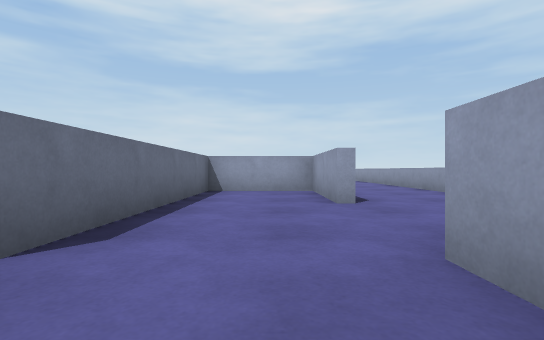
[1] (above)

20 first-person views from a walk through a world built for the Webots simulator. The camera is 0.09 m above the floor, looks level and sees 85° across. The floor is counted in squares, 0.2 m on a side. Each view is taken from the middle of a square. On the plan, view 1 faces up. The plan holds only what a view shows up to about 9 squares ahead; the rest is blank. The robots in the file are not drawn. Webots' stock objects and surfaces are drawn as simple stand-ins.

[2]
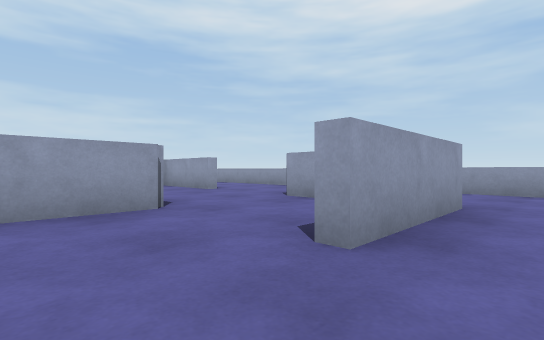

[3]
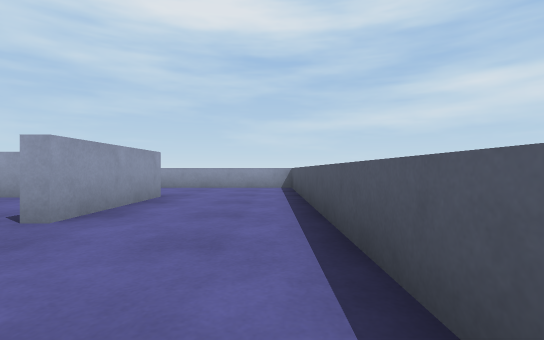

[4]
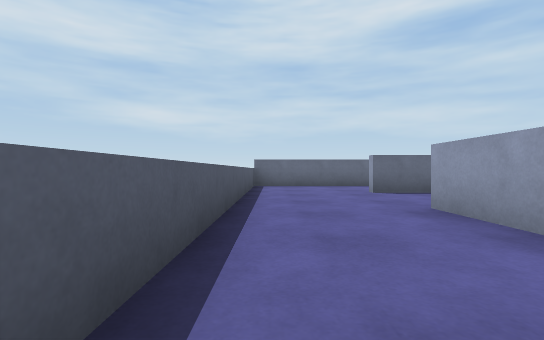

[5]
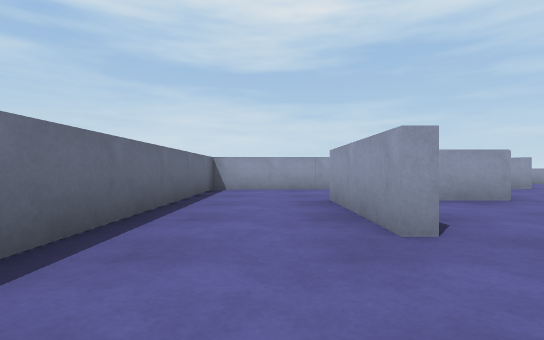

[6]
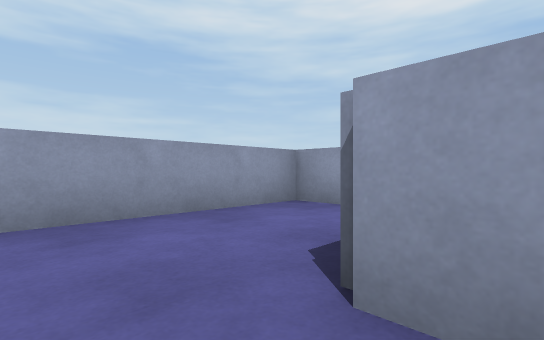

[7]
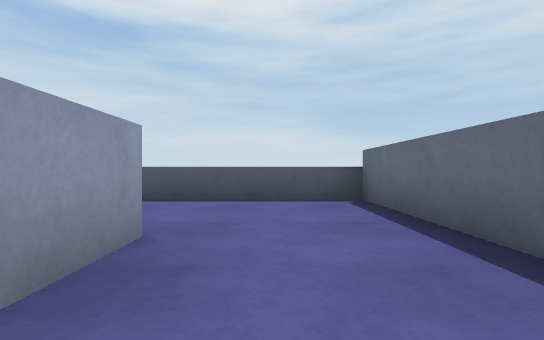

[8]
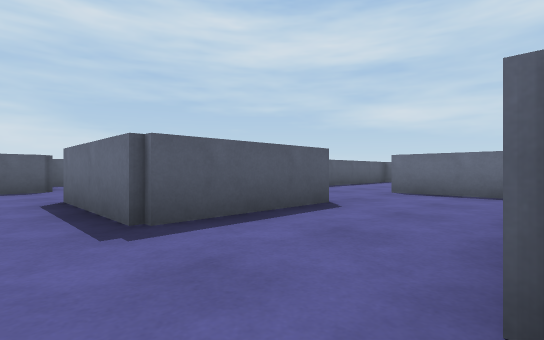

[9]
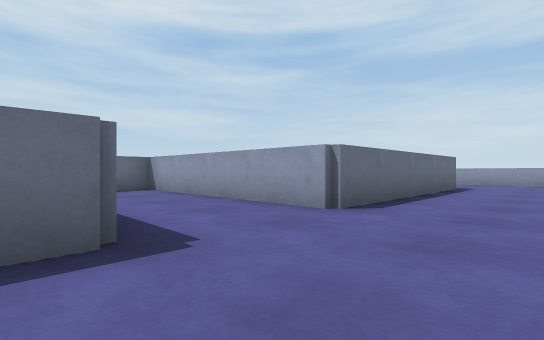

[10]
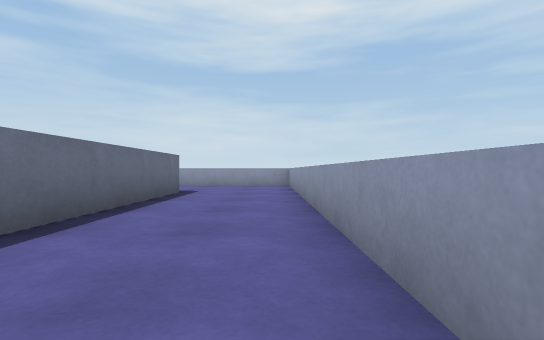

[11]
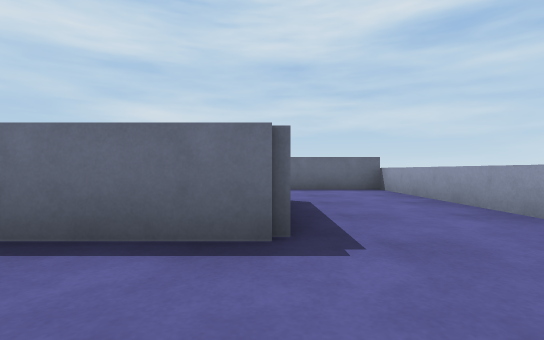

[12]
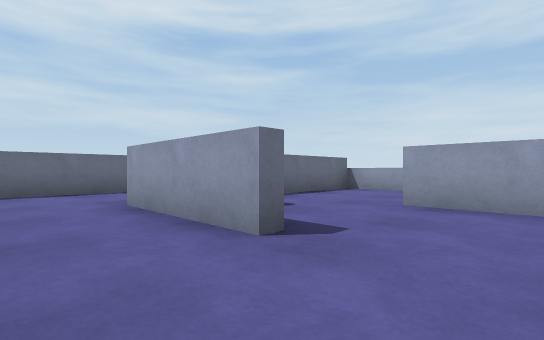

[13]
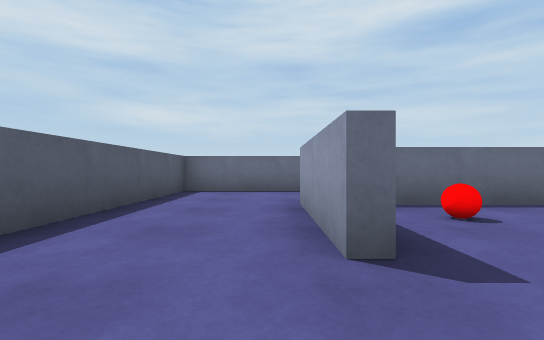

[14]
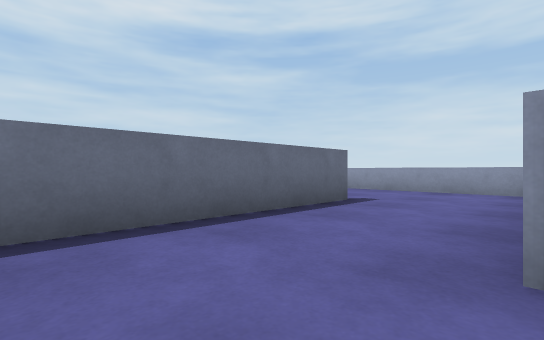

[15]
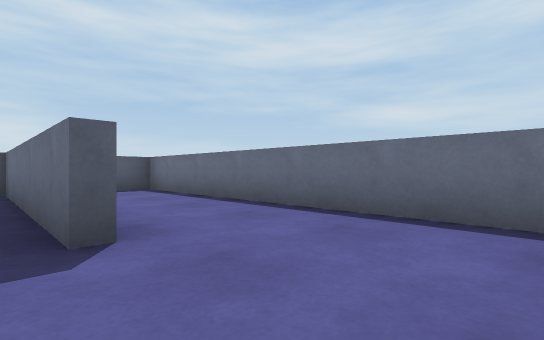

[16]
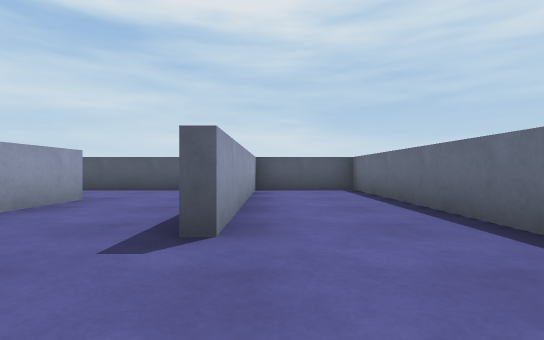

[17]
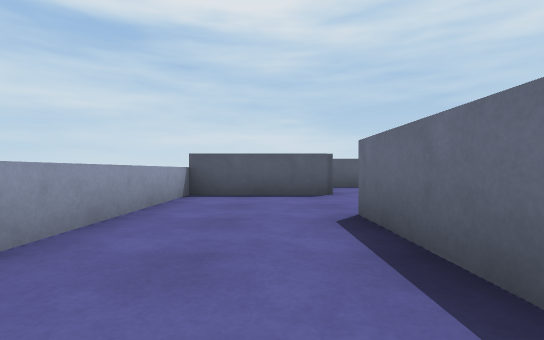

[18]
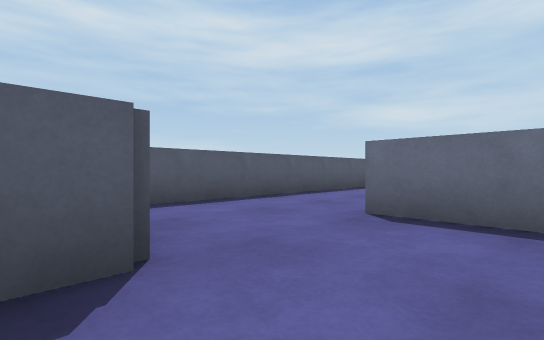

[19]
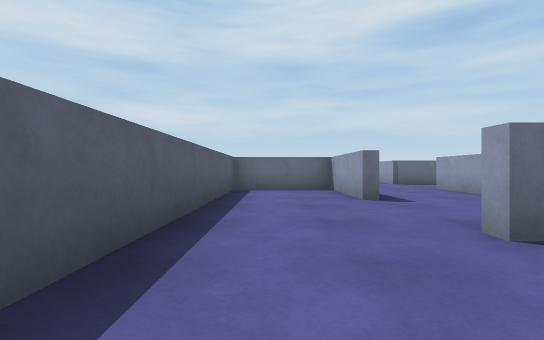

[20]
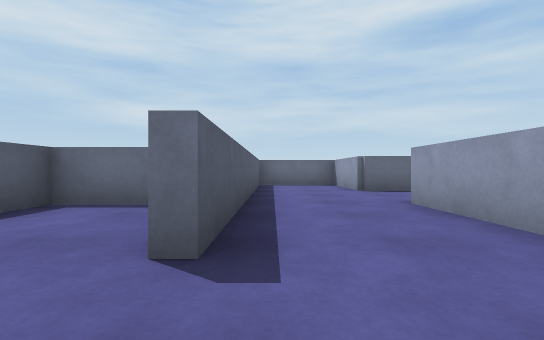

### Floor plan
Points are (right, up) in squares from view 1. A wall is a line through its corners. A room is listed if a view was taken in it or the views show most of it. See-through windows are left out.
Room 1 (view 1)
walls: (0.9, 4) (0.9, 6.4) (-1.4, 6.4) (-1.4, 1.4); (0.9, 0.9) (0.9, 1.6); (-0.4, -0.9) (0.5, -0.9)
ways out: opening at (-1, 0.5) to room 2; opening at (1, 3.5) to room 4
Room 2 (views 2, 3, 4, 5)
walls: (1, -1.1) (-1.5, -1.1); (-1.4, 1.4) (-2.9, 1.4); (-3.9, 0.2) (-3.9, -1); (-6.4, -0.5) (-6.4, -3.5) (3.5, -3.5) (3.5, -0.1)
ways out: opening at (-1, 0.5) to room 1; opening at (-5, -1) to room 3
Room 3 (views 6, 7)
walls: (-1.5, 3) (-1.5, 3.9) (-6.4, 3.9) (-6.4, -0.5); (-4.1, -1) (-4.1, 1.6)
ways out: opening at (-5, -1) to room 2
Room 4 (views 8, 9, 10, 11, 17, 18)
walls: (1.1, 14.1) (1.1, 8.9) (-3.9, 8.9) (-3.9, 6.5); (-1.6, 6.6) (1.1, 6.6) (1.1, 4); (3.6, 16.5) (-3.9, 16.5) (-3.9, 13.6); (0.9, 1.6) (3.5, 1.6) (3.5, 16.2)
ways out: opening at (1, 3.5) to room 1; opening at (-2.5, 7) to room 7; opening at (-2.5, 14) to room 10
Room 5 (views 12, 13, 14, 15)
walls: (-1.5, 11.4) (-4.1, 11.4) (-4.1, 12.9); (-6.4, 14) (-6.4, 9.1) (-2, 9.1); (-4.5, 16.5) (-6.4, 16.5)
ways out: opening at (-6, 15.5) to room 6; opening at (-0.5, 12) to room 10
Room 6 (view 16)
walls: (-8.9, 15.9) (-8.9, 9.1) (-6.6, 9.1) (-6.6, 14); (-6.4, 16.5) (-7.9, 16.5)
ways out: opening at (-6, 15.5) to room 5
Room 7 (view 19)
walls: (-4.5, 4.1) (-2.5, 4.1)
ways out: opening at (-2.5, 7) to room 4; opening at (-4, 5.5) to room 8
Room 8 (view 20)
walls: (-6.5, 6.4) (-8.9, 6.4) (-8.9, 4.1) (-4.5, 4.1)
ways out: opening at (-4, 5.5) to room 7; opening at (-5.5, 7) to room 9
Room 9 (no view inside)
walls: (-7, 8.9) (-9, 8.9); (-11.4, 8.9) (-13.9, 8.9) (-13.9, 6.6) (-6.5, 6.6)
ways out: opening at (-5.5, 7) to room 8; opening at (-10, 8)
Room 10 (no view inside)
walls: (-0.1, 13.9) (-1.5, 13.9); (-3.9, 13.6) (-3.9, 12.6)
ways out: opening at (-2.5, 14) to room 4; opening at (-0.5, 12) to room 5
objects: ball (-3, 13)

Where each view was taken, in squares from view 1:
view 1: 0 up, 0 right, facing up
view 2: 2 down, 3 left, facing up-right
view 3: 3 down, 4 left, facing right
view 4: 3 down, 2 right, facing left
view 5: 3 down, 5 left, facing up
view 6: 1 up, 5 left, facing up-right
view 7: 1 up, 5 left, facing down
view 8: 9 up, 2 right, facing down-left
view 9: 6 up, 3 right, facing up-left
view 10: 8 up, 3 right, facing up
view 11: 14 up, 3 right, facing left
view 12: 10 up, 0 right, facing up-left
view 13: 11 up, 0 right, facing left
view 14: 10 up, 4 left, facing up-left
view 15: 16 up, 6 left, facing down-left
view 16: 16 up, 7 left, facing down
view 17: 7 up, 2 right, facing down
view 18: 8 up, 1 left, facing down-left
view 19: 5 up, 2 left, facing left
view 20: 7 up, 5 left, facing left
